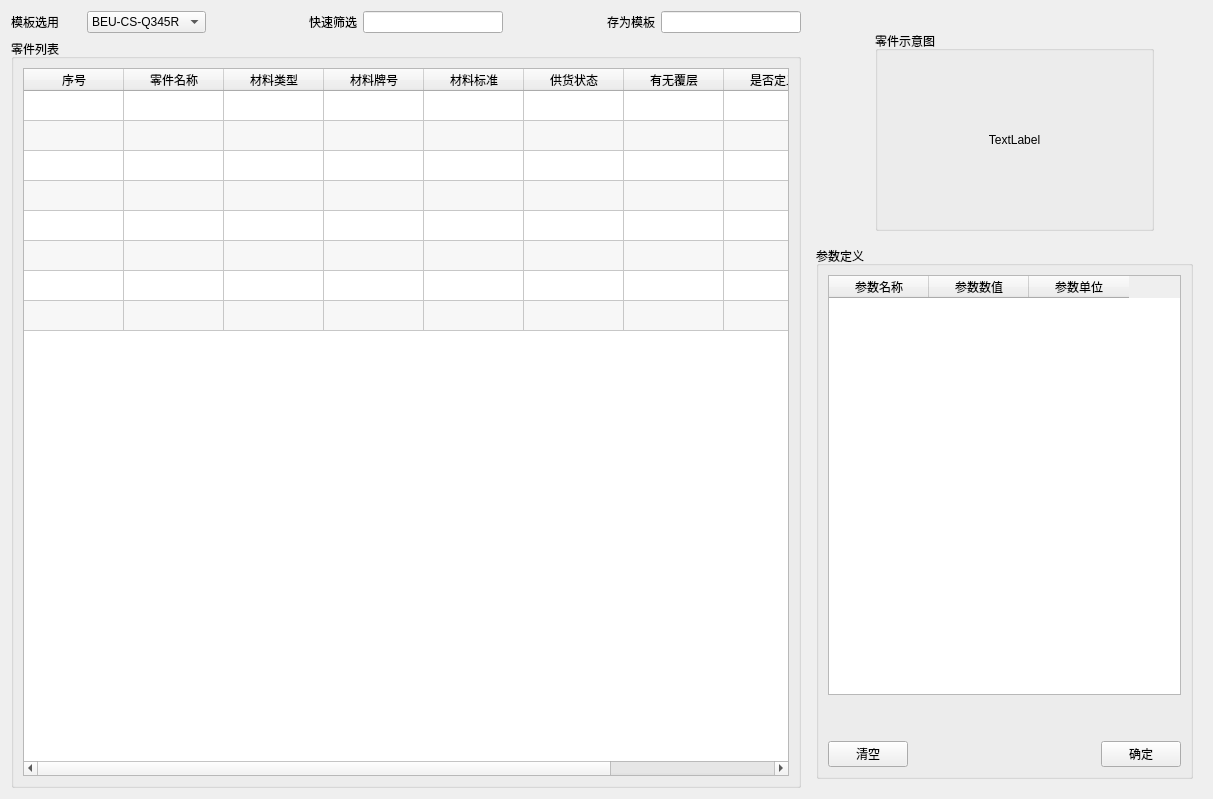
<?xml version="1.0" encoding="UTF-8"?>
<ui version="4.0">
 <class>Form</class>
 <widget class="QWidget" name="Form">
  <property name="geometry">
   <rect>
    <x>0</x>
    <y>0</y>
    <width>1213</width>
    <height>799</height>
   </rect>
  </property>
  <property name="windowTitle">
   <string>Form</string>
  </property>
  <layout class="QHBoxLayout" name="horizontalLayout_16">
   <item>
    <layout class="QHBoxLayout" name="horizontalLayout_10" stretch="2,1">
     <item>
      <layout class="QVBoxLayout" name="verticalLayout" stretch="2,8">
       <item>
        <layout class="QHBoxLayout" name="horizontalLayout_4" stretch="2,1,2,1,2">
         <item>
          <layout class="QHBoxLayout" name="horizontalLayout">
           <item>
            <widget class="QLabel" name="label">
             <property name="text">
              <string>模板选用</string>
             </property>
            </widget>
           </item>
           <item>
            <widget class="QComboBox" name="comboBox_template">
             <item>
              <property name="text">
               <string>BEU-CS-Q345R</string>
              </property>
             </item>
            </widget>
           </item>
          </layout>
         </item>
         <item>
          <spacer name="horizontalSpacer">
           <property name="orientation">
            <enum>Qt::Horizontal</enum>
           </property>
           <property name="sizeHint" stdset="0">
            <size>
             <width>40</width>
             <height>20</height>
            </size>
           </property>
          </spacer>
         </item>
         <item>
          <layout class="QHBoxLayout" name="horizontalLayout_2" stretch="0,0">
           <item>
            <widget class="QLabel" name="label_2">
             <property name="text">
              <string>快速筛选</string>
             </property>
            </widget>
           </item>
           <item>
            <widget class="QLineEdit" name="lineEdit"/>
           </item>
          </layout>
         </item>
         <item>
          <spacer name="horizontalSpacer_6">
           <property name="orientation">
            <enum>Qt::Horizontal</enum>
           </property>
           <property name="sizeHint" stdset="0">
            <size>
             <width>40</width>
             <height>20</height>
            </size>
           </property>
          </spacer>
         </item>
         <item>
          <layout class="QHBoxLayout" name="horizontalLayout_3">
           <item>
            <widget class="QLabel" name="label_3">
             <property name="text">
              <string>存为模板</string>
             </property>
            </widget>
           </item>
           <item>
            <widget class="QLineEdit" name="lineEdit_2"/>
           </item>
          </layout>
         </item>
        </layout>
       </item>
       <item>
        <widget class="QGroupBox" name="groupBox_3">
         <property name="title">
          <string>零件列表</string>
         </property>
         <layout class="QHBoxLayout" name="horizontalLayout_15">
          <item>
           <widget class="QTableWidget" name="tableWidget">
            <property name="autoScroll">
             <bool>true</bool>
            </property>
            <property name="alternatingRowColors">
             <bool>true</bool>
            </property>
            <property name="wordWrap">
             <bool>true</bool>
            </property>
            <attribute name="horizontalHeaderStretchLastSection">
             <bool>true</bool>
            </attribute>
            <attribute name="verticalHeaderVisible">
             <bool>false</bool>
            </attribute>
            <attribute name="verticalHeaderStretchLastSection">
             <bool>false</bool>
            </attribute>
            <row>
             <property name="text">
              <string/>
             </property>
            </row>
            <row>
             <property name="text">
              <string/>
             </property>
            </row>
            <row>
             <property name="text">
              <string/>
             </property>
            </row>
            <row>
             <property name="text">
              <string/>
             </property>
            </row>
            <row>
             <property name="text">
              <string/>
             </property>
            </row>
            <row>
             <property name="text">
              <string/>
             </property>
            </row>
            <row>
             <property name="text">
              <string/>
             </property>
            </row>
            <row>
             <property name="text">
              <string/>
             </property>
            </row>
            <column>
             <property name="text">
              <string>序号</string>
             </property>
             <property name="textAlignment">
              <set>AlignCenter</set>
             </property>
            </column>
            <column>
             <property name="text">
              <string>零件名称</string>
             </property>
            </column>
            <column>
             <property name="text">
              <string>材料类型</string>
             </property>
            </column>
            <column>
             <property name="text">
              <string>材料牌号</string>
             </property>
            </column>
            <column>
             <property name="text">
              <string>材料标准</string>
             </property>
            </column>
            <column>
             <property name="text">
              <string>供货状态</string>
             </property>
            </column>
            <column>
             <property name="text">
              <string>有无覆层</string>
             </property>
            </column>
            <column>
             <property name="text">
              <string>是否定义</string>
             </property>
            </column>
            <column>
             <property name="text">
              <string>所属部件</string>
             </property>
            </column>
            <item row="0" column="0">
             <property name="text">
              <string/>
             </property>
             <property name="textAlignment">
              <set>AlignCenter</set>
             </property>
            </item>
            <item row="0" column="1">
             <property name="text">
              <string/>
             </property>
             <property name="textAlignment">
              <set>AlignCenter</set>
             </property>
            </item>
            <item row="0" column="2">
             <property name="text">
              <string/>
             </property>
             <property name="textAlignment">
              <set>AlignCenter</set>
             </property>
            </item>
            <item row="0" column="3">
             <property name="text">
              <string/>
             </property>
             <property name="textAlignment">
              <set>AlignCenter</set>
             </property>
            </item>
            <item row="0" column="4">
             <property name="text">
              <string/>
             </property>
             <property name="textAlignment">
              <set>AlignCenter</set>
             </property>
            </item>
            <item row="0" column="5">
             <property name="text">
              <string/>
             </property>
             <property name="textAlignment">
              <set>AlignCenter</set>
             </property>
            </item>
            <item row="0" column="6">
             <property name="text">
              <string/>
             </property>
             <property name="textAlignment">
              <set>AlignCenter</set>
             </property>
            </item>
            <item row="0" column="7">
             <property name="text">
              <string/>
             </property>
             <property name="textAlignment">
              <set>AlignCenter</set>
             </property>
            </item>
            <item row="0" column="8">
             <property name="text">
              <string/>
             </property>
             <property name="textAlignment">
              <set>AlignCenter</set>
             </property>
            </item>
            <item row="1" column="0">
             <property name="text">
              <string/>
             </property>
             <property name="textAlignment">
              <set>AlignCenter</set>
             </property>
            </item>
            <item row="1" column="1">
             <property name="text">
              <string/>
             </property>
             <property name="textAlignment">
              <set>AlignCenter</set>
             </property>
            </item>
            <item row="1" column="2">
             <property name="text">
              <string/>
             </property>
             <property name="textAlignment">
              <set>AlignCenter</set>
             </property>
            </item>
            <item row="1" column="3">
             <property name="text">
              <string/>
             </property>
             <property name="textAlignment">
              <set>AlignCenter</set>
             </property>
            </item>
            <item row="1" column="4">
             <property name="text">
              <string/>
             </property>
             <property name="textAlignment">
              <set>AlignCenter</set>
             </property>
            </item>
            <item row="1" column="5">
             <property name="text">
              <string/>
             </property>
             <property name="textAlignment">
              <set>AlignCenter</set>
             </property>
            </item>
            <item row="1" column="6">
             <property name="text">
              <string/>
             </property>
             <property name="textAlignment">
              <set>AlignCenter</set>
             </property>
            </item>
            <item row="1" column="7">
             <property name="text">
              <string/>
             </property>
             <property name="textAlignment">
              <set>AlignCenter</set>
             </property>
            </item>
            <item row="1" column="8">
             <property name="text">
              <string/>
             </property>
             <property name="textAlignment">
              <set>AlignCenter</set>
             </property>
            </item>
            <item row="2" column="0">
             <property name="text">
              <string/>
             </property>
             <property name="textAlignment">
              <set>AlignCenter</set>
             </property>
            </item>
            <item row="2" column="1">
             <property name="text">
              <string/>
             </property>
             <property name="font">
              <font>
               <weight>50</weight>
               <italic>false</italic>
               <bold>false</bold>
              </font>
             </property>
             <property name="textAlignment">
              <set>AlignCenter</set>
             </property>
            </item>
            <item row="2" column="2">
             <property name="text">
              <string/>
             </property>
             <property name="textAlignment">
              <set>AlignCenter</set>
             </property>
            </item>
            <item row="2" column="3">
             <property name="text">
              <string/>
             </property>
             <property name="textAlignment">
              <set>AlignCenter</set>
             </property>
            </item>
            <item row="2" column="4">
             <property name="text">
              <string/>
             </property>
             <property name="textAlignment">
              <set>AlignCenter</set>
             </property>
            </item>
            <item row="2" column="5">
             <property name="text">
              <string/>
             </property>
             <property name="textAlignment">
              <set>AlignCenter</set>
             </property>
            </item>
            <item row="2" column="6">
             <property name="text">
              <string/>
             </property>
             <property name="textAlignment">
              <set>AlignCenter</set>
             </property>
            </item>
            <item row="2" column="7">
             <property name="text">
              <string/>
             </property>
             <property name="textAlignment">
              <set>AlignCenter</set>
             </property>
            </item>
            <item row="2" column="8">
             <property name="text">
              <string/>
             </property>
             <property name="textAlignment">
              <set>AlignCenter</set>
             </property>
            </item>
            <item row="3" column="0">
             <property name="text">
              <string/>
             </property>
             <property name="textAlignment">
              <set>AlignCenter</set>
             </property>
            </item>
            <item row="3" column="1">
             <property name="text">
              <string/>
             </property>
             <property name="textAlignment">
              <set>AlignCenter</set>
             </property>
            </item>
            <item row="3" column="2">
             <property name="text">
              <string/>
             </property>
             <property name="textAlignment">
              <set>AlignCenter</set>
             </property>
            </item>
            <item row="3" column="3">
             <property name="text">
              <string/>
             </property>
             <property name="textAlignment">
              <set>AlignCenter</set>
             </property>
            </item>
            <item row="3" column="4">
             <property name="text">
              <string/>
             </property>
             <property name="textAlignment">
              <set>AlignCenter</set>
             </property>
            </item>
            <item row="3" column="5">
             <property name="text">
              <string/>
             </property>
             <property name="textAlignment">
              <set>AlignCenter</set>
             </property>
            </item>
            <item row="3" column="6">
             <property name="text">
              <string/>
             </property>
             <property name="textAlignment">
              <set>AlignCenter</set>
             </property>
            </item>
            <item row="3" column="7">
             <property name="text">
              <string/>
             </property>
             <property name="textAlignment">
              <set>AlignCenter</set>
             </property>
            </item>
            <item row="3" column="8">
             <property name="text">
              <string/>
             </property>
             <property name="textAlignment">
              <set>AlignCenter</set>
             </property>
            </item>
           </widget>
          </item>
         </layout>
        </widget>
       </item>
      </layout>
     </item>
     <item>
      <layout class="QVBoxLayout" name="verticalLayout_8" stretch="2,5">
       <item>
        <layout class="QVBoxLayout" name="verticalLayout_7">
         <item>
          <spacer name="horizontalSpacer_7">
           <property name="orientation">
            <enum>Qt::Horizontal</enum>
           </property>
           <property name="sizeHint" stdset="0">
            <size>
             <width>468</width>
             <height>20</height>
            </size>
           </property>
          </spacer>
         </item>
         <item>
          <layout class="QHBoxLayout" name="horizontalLayout_6">
           <item>
            <spacer name="verticalSpacer_2">
             <property name="orientation">
              <enum>Qt::Vertical</enum>
             </property>
             <property name="sizeHint" stdset="0">
              <size>
               <width>68</width>
               <height>168</height>
              </size>
             </property>
            </spacer>
           </item>
           <item>
            <widget class="QGroupBox" name="groupBox">
             <property name="title">
              <string>零件示意图</string>
             </property>
             <layout class="QHBoxLayout" name="horizontalLayout_5">
              <item>
               <widget class="QLabel" name="label_4">
                <property name="sizePolicy">
                 <sizepolicy hsizetype="Expanding" vsizetype="Expanding">
                  <horstretch>0</horstretch>
                  <verstretch>0</verstretch>
                 </sizepolicy>
                </property>
                <property name="text">
                 <string>TextLabel</string>
                </property>
                <property name="scaledContents">
                 <bool>true</bool>
                </property>
                <property name="alignment">
                 <set>Qt::AlignCenter</set>
                </property>
               </widget>
              </item>
             </layout>
            </widget>
           </item>
           <item>
            <spacer name="verticalSpacer_3">
             <property name="orientation">
              <enum>Qt::Vertical</enum>
             </property>
             <property name="sizeHint" stdset="0">
              <size>
               <width>48</width>
               <height>168</height>
              </size>
             </property>
            </spacer>
           </item>
          </layout>
         </item>
        </layout>
       </item>
       <item>
        <layout class="QVBoxLayout" name="verticalLayout_6">
         <item>
          <widget class="QStackedWidget" name="stackedWidget">
           <property name="currentIndex">
            <number>1</number>
           </property>
           <widget class="QWidget" name="page">
            <layout class="QHBoxLayout" name="horizontalLayout_9">
             <item>
              <widget class="QGroupBox" name="groupBox_4">
               <property name="title">
                <string>参数定义</string>
               </property>
               <layout class="QHBoxLayout" name="horizontalLayout_8">
                <item>
                 <layout class="QVBoxLayout" name="verticalLayout_4">
                  <item>
                   <layout class="QVBoxLayout" name="verticalLayout_3">
                    <property name="topMargin">
                     <number>0</number>
                    </property>
                    <item>
                     <layout class="QHBoxLayout" name="horizontalLayout_7">
                      <item>
                       <widget class="QTabWidget" name="tabWidget">
                        <property name="currentIndex">
                         <number>0</number>
                        </property>
                        <widget class="QWidget" name="tab">
                         <attribute name="title">
                          <string>管口材料分类1</string>
                         </attribute>
                         <layout class="QHBoxLayout" name="horizontalLayout_13">
                          <item>
                           <widget class="QTableWidget" name="tableWidget_guankou"/>
                          </item>
                         </layout>
                        </widget>
                       </widget>
                      </item>
                     </layout>
                    </item>
                    <item>
                     <layout class="QHBoxLayout" name="horizontalLayout_14">
                      <item>
                       <widget class="QPushButton" name="pushButton_3">
                        <property name="text">
                         <string>清空</string>
                        </property>
                       </widget>
                      </item>
                      <item>
                       <spacer name="horizontalSpacer_2">
                        <property name="orientation">
                         <enum>Qt::Horizontal</enum>
                        </property>
                        <property name="sizeHint" stdset="0">
                         <size>
                          <width>40</width>
                          <height>20</height>
                         </size>
                        </property>
                       </spacer>
                      </item>
                      <item>
                       <widget class="QPushButton" name="pushButton_2">
                        <property name="text">
                         <string>确定</string>
                        </property>
                       </widget>
                      </item>
                     </layout>
                    </item>
                   </layout>
                  </item>
                 </layout>
                </item>
               </layout>
              </widget>
             </item>
            </layout>
           </widget>
           <widget class="QWidget" name="page_2">
            <layout class="QHBoxLayout" name="horizontalLayout_25">
             <item>
              <widget class="QGroupBox" name="groupBox_5">
               <property name="title">
                <string>参数定义</string>
               </property>
               <layout class="QHBoxLayout" name="horizontalLayout_20">
                <item>
                 <layout class="QVBoxLayout" name="verticalLayout_5" stretch="20,0,1">
                  <item>
                   <widget class="QTableWidget" name="tableWidget_para">
                    <attribute name="verticalHeaderVisible">
                     <bool>false</bool>
                    </attribute>
                    <column>
                     <property name="text">
                      <string>参数名称</string>
                     </property>
                    </column>
                    <column>
                     <property name="text">
                      <string>参数数值</string>
                     </property>
                    </column>
                    <column>
                     <property name="text">
                      <string>参数单位</string>
                     </property>
                    </column>
                   </widget>
                  </item>
                  <item>
                   <spacer name="verticalSpacer">
                    <property name="orientation">
                     <enum>Qt::Vertical</enum>
                    </property>
                    <property name="sizeHint" stdset="0">
                     <size>
                      <width>20</width>
                      <height>40</height>
                     </size>
                    </property>
                   </spacer>
                  </item>
                  <item>
                   <layout class="QHBoxLayout" name="horizontalLayout_11">
                    <item>
                     <widget class="QPushButton" name="pushButton">
                      <property name="text">
                       <string>清空</string>
                      </property>
                     </widget>
                    </item>
                    <item>
                     <spacer name="horizontalSpacer_5">
                      <property name="orientation">
                       <enum>Qt::Horizontal</enum>
                      </property>
                      <property name="sizeHint" stdset="0">
                       <size>
                        <width>40</width>
                        <height>20</height>
                       </size>
                      </property>
                     </spacer>
                    </item>
                    <item>
                     <widget class="QPushButton" name="pushButton_8">
                      <property name="text">
                       <string>确定</string>
                      </property>
                     </widget>
                    </item>
                   </layout>
                  </item>
                 </layout>
                </item>
               </layout>
              </widget>
             </item>
            </layout>
           </widget>
          </widget>
         </item>
         <item>
          <layout class="QHBoxLayout" name="horizontalLayout_12"/>
         </item>
        </layout>
       </item>
      </layout>
     </item>
    </layout>
   </item>
  </layout>
 </widget>
 <resources/>
 <connections/>
</ui>
